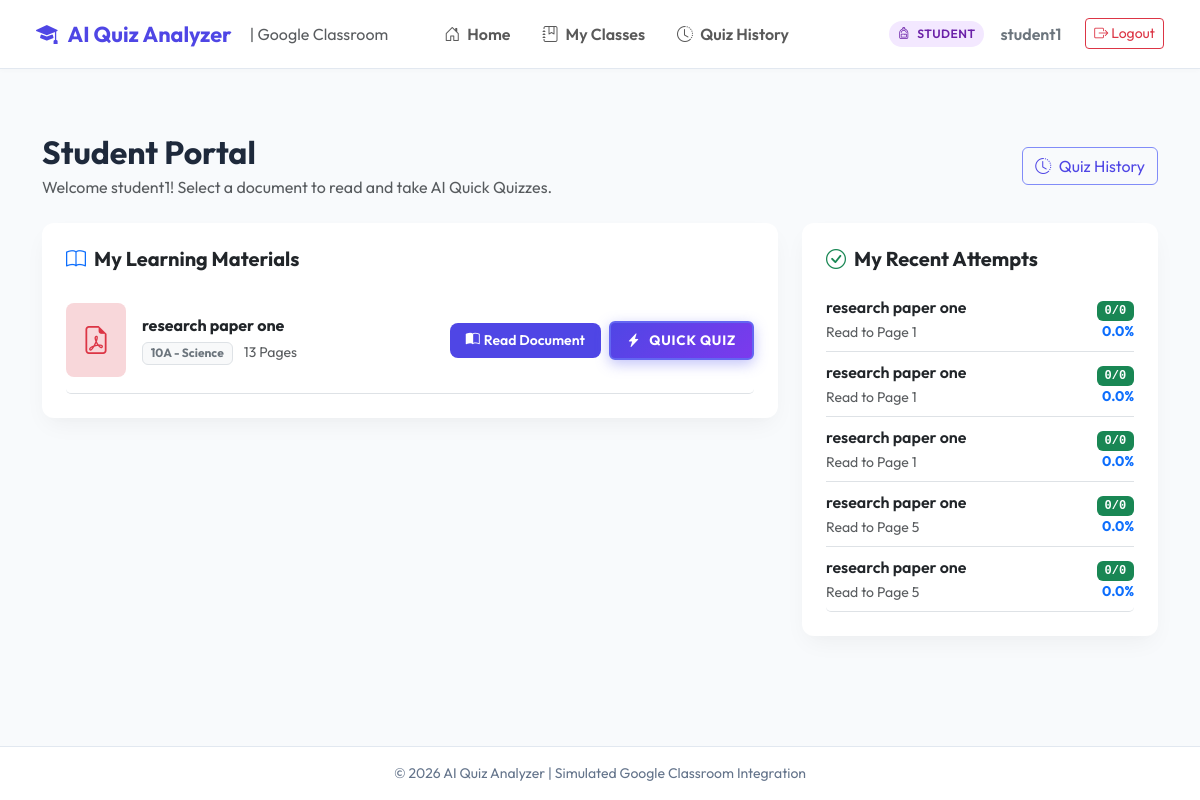
The page /student/dashboard/ (signed in) on the database its author committed.
### quiz_app/models.py (models this page shows, shortened)
class User(AbstractUser):
    ROLE_CHOICES = (
        ('TEACHER', 'Teacher'),
        ('STUDENT', 'Student'),
    )
    role = models.CharField(max_length=10, choices=ROLE_CHOICES, default='STUDENT')
    @property
    def is_teacher(self):
        return self.role == 'TEACHER'
    @property
    def is_student(self):
        return self.role == 'STUDENT'

class Document(models.Model):
    FILE_TYPE_CHOICES = (
        ('PDF', 'PDF Document'),
        ('PPT', 'PPT Presentation'),
        ('PPTX', 'PPTX Presentation'),
    )
    STATUS_CHOICES = (
        ('PENDING', 'Pending Processing'),
        ('PROCESSING', 'Processing'),
        ('COMPLETED', 'AI Analysis Completed'),
        ('FAILED', 'Processing Failed'),
    )
    classroom = models.ForeignKey(ClassRoom, on_delete=models.CASCADE, related_name='documents')
    title = models.CharField(max_length=255)
    file = models.FileField(upload_to='documents/', null=True, blank=True)
    file_type = models.CharField(max_length=10, choices=FILE_TYPE_CHOICES, default='PDF')
    total_pages = models.IntegerField(default=0)
    upload_date = models.DateTimeField(auto_now_add=True)
    processing_status = models.CharField(max_length=20, choices=STATUS_CHOICES, default='PENDING')

class ClassRoom(models.Model):
    name = models.CharField(max_length=100)
    code = models.CharField(max_length=20, unique=True)
    subject = models.CharField(max_length=100)
    teacher = models.ForeignKey(User, on_delete=models.CASCADE, related_name='classes_created')
    created_at = models.DateTimeField(auto_now_add=True)

class QuizAttempt(models.Model):
    STATUS_CHOICES = (
        ('IN_PROGRESS', 'In Progress'),
        ('COMPLETED', 'Completed'),
    )
    student = models.ForeignKey(User, on_delete=models.CASCADE, related_name='quiz_attempts')
    document = models.ForeignKey(Document, on_delete=models.CASCADE, related_name='quiz_attempts')
    confirmed_page = models.IntegerField()
    confirmed_paragraph = models.IntegerField(default=1)
    confirmed_line = models.IntegerField(default=1)
    started_at = models.DateTimeField(auto_now_add=True)
    completed_at = models.DateTimeField(null=True, blank=True)
    questions_attempted = models.IntegerField(default=0)
    correct_answers = models.IntegerField(default=0)
    wrong_answers = models.IntegerField(default=0)
    score = models.CharField(max_length=20, default='0/0')
    percentage = models.FloatField(default=0.0)
    status = models.CharField(max_length=20, choices=STATUS_CHOICES, default='IN_PROGRESS')
    class Meta:
        ordering = ['-started_at']

### quiz_app/views.py (the view)
# urls.py: path('student/dashboard/', views.student_dashboard, name='student_dashboard'),
@login_required
def student_dashboard(request):
    if not request.user.is_student:
        return redirect('teacher_dashboard')
    enrollments = Enrollment.objects.filter(student=request.user).select_related('classroom')
    my_class_ids = enrollments.values_list('classroom_id', flat=True)
    documents = Document.objects.filter(classroom_id__in=my_class_ids).order_by('-upload_date')
    progress_map = {}
    for p in ReadingProgress.objects.filter(student=request.user):
        progress_map[p.document_id] = p
    recent_attempts = QuizAttempt.objects.filter(student=request.user).select_related('document')[:5]
    context = {
        'enrollments': enrollments,
        'documents': documents,
        'progress_map': progress_map,
        'recent_attempts': recent_attempts,
    }
    return render(request, 'student/dashboard.html', context)

### templates/student/dashboard.html (shortened to what this page needs)
{% extends 'base.html' %}
{% block content %}
<div class="container py-3">
    <div class="d-flex justify-content-between align-items-center mb-4">
        <div>
            <h2 class="fw-bold mb-1">Student Portal</h2>
            <p class="text-muted mb-0">Welcome {{ user.username }}! Select a document to read and take AI Quick Quizzes.</p>
        </div>
        <a href="{% url 'quiz_history' %}" class="btn btn-outline-purple border-indigo" style="color: #4f46e5; border-color: #818cf8;">
            <i class="bi bi-clock-history me-1"></i> Quiz History
        </a>
    </div>
    <div class="row g-4 mb-4">
        <div class="col-lg-8">
            <div class="card card-custom p-4 border-0 mb-4">
                <h5 class="fw-bold mb-3"><i class="bi bi-book text-primary me-2"></i>My Learning Materials</h5>
                {% if documents %}
                    <div class="list-group list-group-flush">
                        {% for doc in documents %}
                            <div class="list-group-item px-0 py-3 border-0 border-bottom">
                                <div class="row align-items-center g-3">
                                    <div class="col-md-6">
                                        <div class="d-flex align-items-center">
                                            <div class="p-3 bg-danger-subtle text-danger rounded-3 me-3">
                                                <i class="bi bi-file-earmark-pdf fs-3"></i>
                                            </div>
                                            <div>
                                                <h6 class="fw-bold text-dark mb-1">{{ doc.title }}</h6>
                                                <span class="badge bg-light text-secondary border me-2">{{ doc.classroom.name }} - {{ doc.classroom.subject }}</span>
                                                <span class="small text-muted">{{ doc.total_pages }} Pages</span>
                                            </div>
                                        </div>
                                    </div>
                                    <div class="col-md-6 text-md-end">
                                        <div class="d-inline-flex align-items-center justify-content-md-end gap-2 flex-wrap">
                                            <a href="{% url 'document_viewer' doc.id %}" class="btn btn-purple btn-sm px-3 py-2 fw-semibold text-nowrap d-inline-flex align-items-center gap-1">
                                                <i class="bi bi-book-half"></i> Read Document
                                            </a>
                                            <a href="{% url 'confirm_progress' doc.id %}" class="btn btn-quick-quiz btn-sm text-nowrap">
                                                <i class="bi bi-lightning-charge-fill"></i> QUICK QUIZ
                                            </a>
                                        </div>
                                    </div>
                                </div>
                            </div>
                        {% endfor %}
                    </div>
                {% else %}
                    <div class="text-center py-5 text-muted">
                        <i class="bi bi-folder-x fs-1 d-block mb-2 text-secondary"></i>
                        No learning documents assigned to your classes yet.
                    </div>
                {% endif %}
            </div>
        </div>
        <div class="col-lg-4">
            <div class="card card-custom p-4 border-0">
                <h5 class="fw-bold mb-3"><i class="bi bi-check-circle text-success me-2"></i>My Recent Attempts</h5>
                {% if recent_attempts %}
                    <div class="list-group list-group-flush">
                        {% for attempt in recent_attempts %}
                            <a href="{% url 'quiz_result' attempt.id %}" class="list-group-item list-group-item-action px-0 py-2 border-0 border-bottom">
                                <div class="d-flex justify-content-between align-items-center">
                                    <div>
                                        <p class="mb-0 fw-semibold text-dark">{{ attempt.document.title }}</p>
                                        <span class="small text-muted">Read to Page {{ attempt.confirmed_page }}</span>
                                    </div>
                                    <div class="text-end">
                                        <span class="badge bg-success font-monospace">{{ attempt.score }}</span>
                                        <div class="small fw-bold text-primary">{{ attempt.percentage }}%</div>
                                    </div>
                                </div>
                            </a>
                        {% endfor %}
                    </div>
                {% else %}
                    <p class="text-muted small mb-0">No quiz attempts yet. Start reading a document and click QUICK QUIZ!</p>
                {% endif %}
            </div>
        </div>
    </div>
</div>
{% endblock %}

### templates/base.html (shortened to what this page needs)
<!DOCTYPE html>
<html lang="en">
<head>
    <link href="https://cdn.jsdelivr.net/npm/bootstrap@5.3.2/dist/css/bootstrap.min.css" rel="stylesheet">
    <link rel="stylesheet" href="https://cdn.jsdelivr.net/npm/bootstrap-icons@1.11.1/font/bootstrap-icons.css">
</head>
<body>
    <nav class="navbar navbar-expand-lg navbar-classroom sticky-top">
        <div class="container-fluid">
            <a class="navbar-brand brand-logo" href="{% url 'dashboard' %}">
                <i class="bi bi-mortarboard-fill"></i> AI Quiz Analyzer
                <span class="fs-6 text-muted fw-normal ms-2 d-none d-md-inline">| Google Classroom</span>
            </a>
            <div class="collapse navbar-collapse" id="navbarNav">
                {% if user.is_authenticated %}
                <ul class="navbar-nav me-auto ms-lg-4 mb-2 mb-lg-0">
                    <li class="nav-item">
                        <a class="nav-link fw-semibold px-3" href="{% url 'dashboard' %}"><i class="bi bi-house-door me-1"></i> Home</a>
                    </li>
                    {% if user.is_teacher %}
                        <li class="nav-item">
                            <a class="nav-link fw-semibold px-3" href="{% url 'teacher_document_list' %}"><i class="bi bi-file-earmark-text me-1"></i> Documents</a>
                        </li>
                        <li class="nav-item">
                            <a class="nav-link fw-semibold px-3" href="{% url 'teacher_student_list' %}"><i class="bi bi-people me-1"></i> Students</a>
                        </li>
                        <li class="nav-item">
                            <a class="nav-link fw-semibold px-3" href="{% url 'teacher_reports' %}"><i class="bi bi-graph-up-arrow me-1"></i> Quiz Reports</a>
                        </li>
                    {% else %}
                        <li class="nav-item">
                            <a class="nav-link fw-semibold px-3" href="{% url 'student_dashboard' %}"><i class="bi bi-journal-bookmark me-1"></i> My Classes</a>
                        </li>
                        <li class="nav-item">
                            <a class="nav-link fw-semibold px-3" href="{% url 'quiz_history' %}"><i class="bi bi-clock-history me-1"></i> Quiz History</a>
                        </li>
                    {% endif %}
                </ul>
                <div class="d-flex align-items-center gap-3">
                    <span class="badge-role {% if user.is_teacher %}badge-teacher{% else %}badge-student{% endif %}">
                        <i class="bi {% if user.is_teacher %}bi-person-badge{% else %}bi-backpack{% endif %} me-1"></i>
                        {{ user.get_role_display }}
                    </span>
                    <span class="fw-semibold text-secondary">{{ user.username }}</span>
                    <a href="{% url 'logout' %}" class="btn btn-outline-danger btn-sm ms-2">
                        <i class="bi bi-box-arrow-right"></i> Logout
                    </a>
                </div>
                {% endif %}
            </div>
        </div>
    </nav>
    <div class="content-container">
        {% block content %}{% endblock %}
    </div>
    <footer class="text-center">
        <div class="container">
            <p class="mb-0">&copy; 2026 AI Quiz Analyzer | Simulated Google Classroom Integration</p>
        </div>
    </footer>
</body>
</html>

### templates/base.html (style rules this page uses)
:root { --primary-purple: #4f46e5; --primary-hover: #4338ca; --secondary-purple: #818cf8; --accent-purple: #e0e7ff; --bg-light: #f8fafc; --card-shadow: 0 10px 25px -5px rgba(0, 0, 0, 0.05), 0 8px 10px -6px rgba(0, 0, 0, 0.01); }
body { font-family: 'Outfit', sans-serif; background-color: var(--bg-light); color: #1e293b; min-height: 100vh; display: flex; flex-direction: column; }
.navbar-classroom { background: #ffffff; border-bottom: 1px solid #e2e8f0; box-shadow: 0 2px 4px rgba(0,0,0,0.02); padding: 0.8rem 1.5rem; }
.brand-logo { font-weight: 700; color: var(--primary-purple); font-size: 1.35rem; display: flex; align-items: center; gap: 10px; }
.badge-role { font-size: 0.75rem; font-weight: 600; padding: 0.35em 0.75em; border-radius: 20px; text-transform: uppercase; letter-spacing: 0.5px; }
.badge-student { background-color: #f3e8ff; color: #6b21a8; }
.btn-purple { background-color: var(--primary-purple); color: #ffffff; font-weight: 600; border-radius: 8px; padding: 0.6rem 1.2rem; border: none; transition: all 0.2s ease-in-out; }
.btn-purple.btn-sm { padding: 0.38rem 0.85rem; font-size: 0.875rem; line-height: 1.4; display: inline-flex; align-items: center; justify-content: center; gap: 0.25rem; }
.card-custom { border: 1px solid #e2e8f0; border-radius: 12px; background: #ffffff; box-shadow: var(--card-shadow); transition: transform 0.2s, box-shadow 0.2s; }
.btn-quick-quiz { background: linear-gradient(135deg, #4f46e5 0%, #7c3aed 100%); color: #ffffff !important; font-weight: 700; font-size: 0.95rem; letter-spacing: 0.8px; padding: 0.65rem 1.5rem; border-radius: 6px; border: 2px solid #6366f1; box-shadow: 0 4px 14px rgba(99, 102, 241, 0.4); display: inline-flex; align-items: center; justify-content: center; gap: 8px; transition: all 0.25s ease; text-transform: uppercase; text-decoration: none; line-height: 1.5; }
.btn-quick-quiz.btn-sm { padding: 0.45rem 1rem; font-size: 0.85rem; border-radius: 6px; }
.content-container { flex: 1; padding: 2rem 0; }
footer { background: #ffffff; border-top: 1px solid #e2e8f0; padding: 1rem 0; font-size: 0.875rem; color: #64748b; }

### rows shown on the page
User: role "STUDENT", username "student1"
Document: title "research paper one", classroom.name "10A", classroom.subject "Science", total_pages "13"
QuizAttempt: document "research paper one", confirmed_page "1", score "0/0", percentage "0.0"
QuizAttempt: document "research paper one", confirmed_page "1", score "0/0", percentage "0.0"
QuizAttempt: document "research paper one", confirmed_page "1", score "0/0", percentage "0.0"
QuizAttempt: document "research paper one", confirmed_page "5", score "0/0", percentage "0.0"
QuizAttempt: document "research paper one", confirmed_page "5", score "0/0", percentage "0.0"
